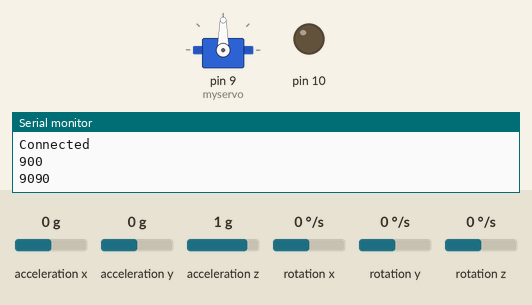
Recording of a sketch running on a simulated Arduino Uno, built with avr-gcc and run on an emulated ATmega328P. Parts: servo, output pins drawn as LEDs (lit = HIGH), the last lines printed to the serial monitor. Inputs (shaded band) come from the test bench; at power-on: acceleration x 0 g, acceleration y 0 g, acceleration z 1 g, rotation x 0 °/s, rotation y 0 °/s, rotation z 0 °/s.

Above: at 1.2 s.
1.3 s: acceleration x set to -1.4 g
At 4.0 s:
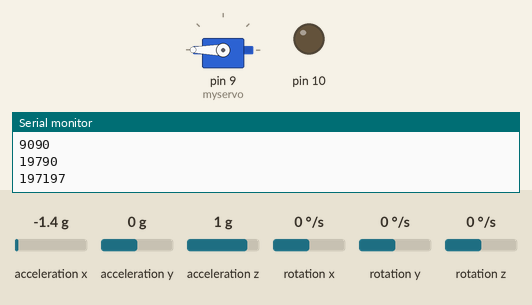
4.6 s: acceleration x set to -0.8 g
At 7.3 s:
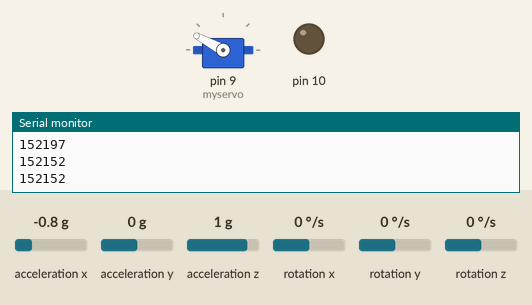
7.6 s: acceleration x set to 0.8 g
At 9.6 s:
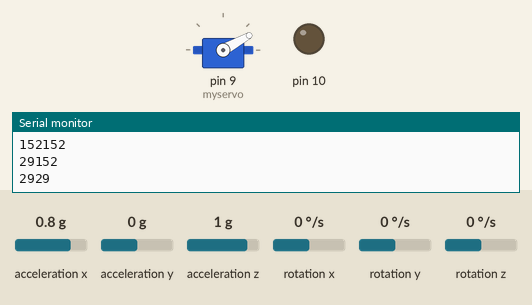
10.7 s: acceleration x set to 1.4 g
At 13.0 s:
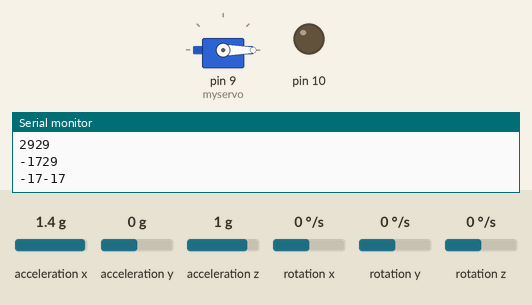
13.8 s: acceleration x set to 0 g
At 15.1 s:
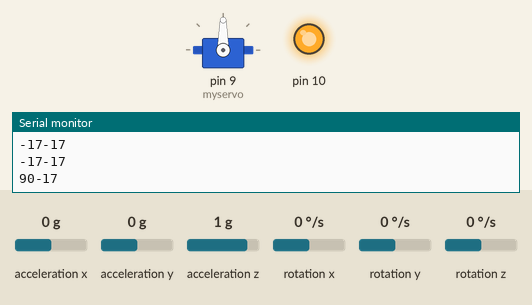
Timing chart, 0 to 16.9 s (numbered marks = the images above; inputs shaded):
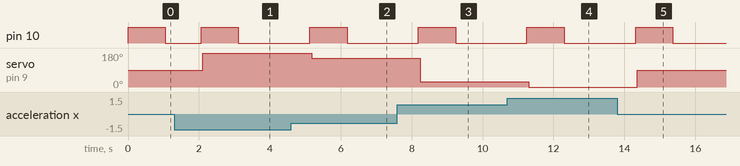

Measured:
- after the input at 1.3 s, pin 10: LOW → HIGH after 0.76 s, → LOW 1.1 s later; servo on pin 9 (myservo): 90° → 180° after 0.81 s
- after the input at 4.6 s, pin 10: LOW → HIGH after 0.53 s, → LOW 1.1 s later; servo on pin 9 (myservo): 180° → 152° after 0.58 s
- after the input at 7.6 s, pin 10: LOW → HIGH after 0.59 s, → LOW 1.1 s later; servo on pin 9 (myservo): 152° → 29° after 0.64 s
- after the input at 10.7 s, pin 10: LOW → HIGH after 0.55 s, → LOW 1.1 s later; servo on pin 9 (myservo): 29° → 0° after 0.60 s
- after the input at 13.8 s, pin 10: LOW → HIGH after 0.52 s, → LOW 1.1 s later; servo on pin 9 (myservo): 0° → 90° after 0.57 s

The sketch:

mpu6050_test.ino
```cpp
#include <Servo.h>
#include <Wire.h>
#include <I2Cdev.h>
#include <MPU6050.h>
#include <Servo.h>

Servo myservo;

MPU6050 mpu;

int16_t ax, ay, az;
int16_t gx, gy, gz;
int valX;
int previous_val = 0;

void setup() {

  pinMode(10, OUTPUT);
  Wire.begin();
  Serial.begin(9600);
  Serial.println("Initialize MPU");
  mpu.initialize();
  myservo.attach(9);
  Serial.println(mpu.testConnection() ? "Connected" : "Connection failed");

}
void loop() {

  digitalWrite(10, LOW);
  mpu.getMotion6(&ax, &ay, &az, &gx, &gy, &gz);
  //valY = map(ay, -17000, 17000, 0, 179);
  valX = map(ax, -17000, 17000, 170, 10);

  if (valX > (previous_val+10) || valX < (previous_val-10)) {
    digitalWrite(10, HIGH);
    delay(50);
  } else {
    digitalWrite(10, LOW);
  }

  Serial.print(valX);
  Serial.println(previous_val);
  previous_val = valX;
  myservo.write(valX);
  delay(1000);

}
```
